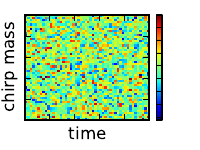

This chart was generated by the following Python code:
#!/usr/bin/env python
# -*- coding: utf-8 -*-

import pylab
import numpy as np
fig = pylab.figure(figsize=(2., 1.5))
ax = pylab.gca()
pylab.subplots_adjust(bottom=0.2)
pylab.pcolor(np.random.randn(50, 50))
cb = pylab.colorbar()
pylab.setp(ax.get_xticklabels(), visible=False)
pylab.setp(ax.get_yticklabels(), visible=False)
pylab.setp(cb.ax.get_yticklabels(), visible=False)
pylab.xlabel('time')
pylab.ylabel('chirp mass')
fig.patch.set_alpha(0)
ax.patch.set_alpha(0)
ax.set_alpha(0)
pylab.savefig('snr.pdf')
